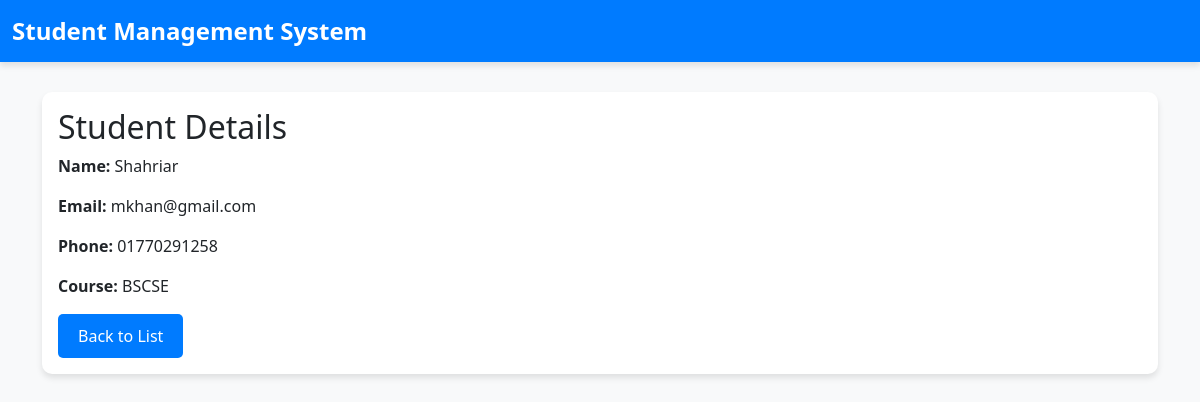
/students/detail/6/, run on the app's committed database.
### students/models.py (models this page shows, shortened)
class Student(models.Model):
    name = models.CharField(max_length=100)
    email = models.EmailField(unique=True)
    phone = models.CharField(max_length=15)
    course = models.CharField(max_length=100)

### students/views.py (the view)
# urls.py: path('detail/<int:pk>/', views.student_detail, name='student_detail'),
def student_detail(request, pk):
    student = get_object_or_404(Student, pk=pk)
    return render(request, 'students/student_detail.html', {'student': student})

### students/templates/students/student_detail.html
{% extends "students/base.html" %} {% block content %}
<div class="card">
  <div class="card-body">
    <h2 class="card-title">Student Details</h2>
    <p><strong>Name:</strong> {{ student.name }}</p>
    <p><strong>Email:</strong> {{ student.email }}</p>
    <p><strong>Phone:</strong> {{ student.phone }}</p>
    <p><strong>Course:</strong> {{ student.course }}</p>
    <a href="{% url 'student_list' %}" class="btn btn-primary">Back to List</a>
  </div>
</div>
{% endblock %}

### students/templates/students/base.html (style rules this page uses)
body { background-color: #f8f9fa; font-family: "Segoe UI", Tahoma, Geneva, Verdana, sans-serif; }
.card { border: none; border-radius: 10px; box-shadow: 0 4px 6px rgba(0, 0, 0, 0.1); transition: transform 0.2s; }
.btn-primary { background-color: #007bff; border: none; padding: 10px 20px; border-radius: 5px; }

### data on the page
Student: name "Shahriar", email "mkhan@gmail.com", phone "01770291258", course "BSCSE"
